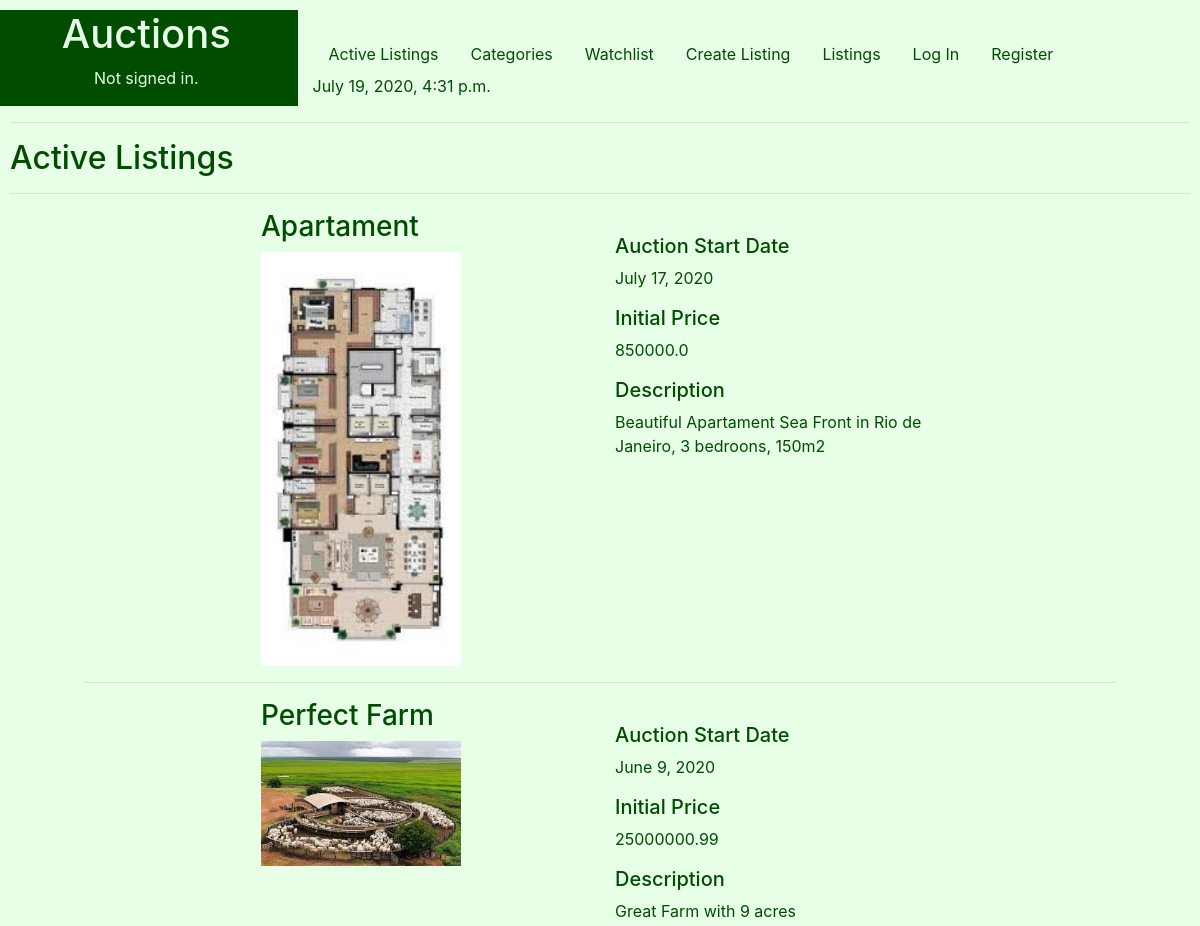
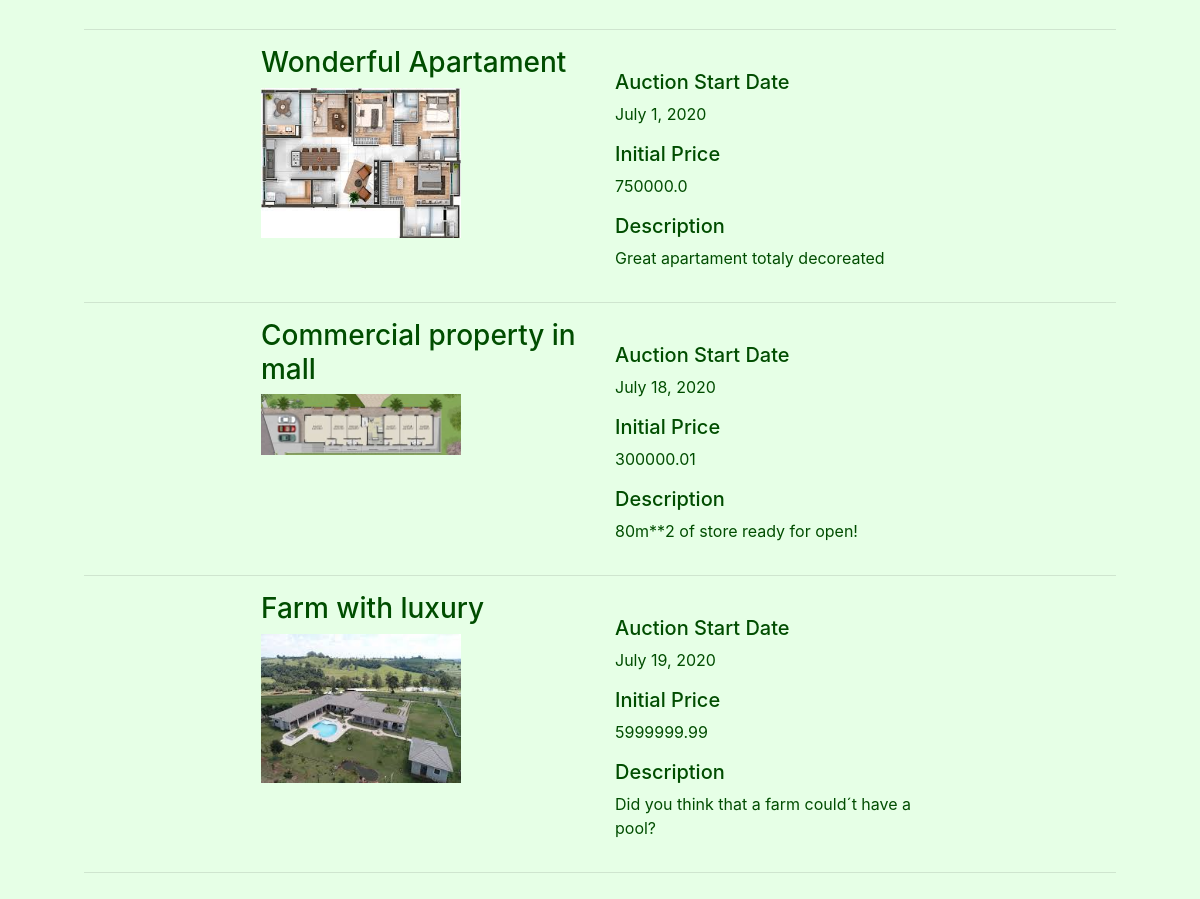
The page / on the database its author committed (2 pictures, top to bottom).
### auctions/models.py (models this page shows, shortened)
class Listings(models.Model):
    STATUS = (
        ('A', 'Active'),
        ('B', 'To Begin'),
        ('C', 'Closed'),
        ('S', 'Sold'),
    )
    Ltitle = models.CharField(help_text="Choose a title for your listing",max_length=50)
    Ccode=models.IntegerField(help_text="Categories Ex: 1-Apartament,2-Commercial,3-Farm, 4-House ") #foreign key from PropTypes
    Ldescription = models.CharField(max_length=250)
    Lprice = models.FloatField(help_text="starting bid Just USD") #initial price
    Ldatestart = models.DateField(help_text="Please use the following format: <em>YYYY-MM-DD</em>. for the auction start")
    Lduration = models.IntegerField(help_text="Duration expressed in days" )
    Luser = models.CharField(max_length=25)
    Limage= models.ImageField(upload_to="images", blank=True) #Name of the picture saved on static folder
    Lstatus = models.CharField(max_length=1, choices=STATUS )

### auctions/views.py (the view)
# urls.py: path("", views.index, name="index"),
def index(request):
    d = datetime.datetime.now()
    context={
            "d" : d,
            "ActiveListings": Listings.objects.all(),
    }
    return render(request, "auctions/index.html", context)

### auctions/templates/auctions/index.html (shortened to what this page needs)
{% extends "auctions/layout.html" %}
{% block body %}
  <h2>Active Listings</h2>
    <hr>
    <div class="form-group">
      	<form >
            {% if ActiveListings|length > 0 %}
                {% for Active in ActiveListings %}
                    {%if Active.Lstatus == "A"%}
                        <div class="container" style="border:#004d00; width:90%">
                            <div class="row"  width="1700px">
                                <div class="col-lg-2">
                                </div>
                                <div class="col-lg-4">
                                    <h3>{{ Active.Ltitle }}</h3>
    		                            <img src=" {{Active.Limage.url}} "  width="200">
                                    <br>
                                </div>
                                <div class="col-lg-4">
                                  <br>
                                  <h5>Auction Start Date  </h5>
                                  <p>{{ Active.Ldatestart }}</p>
                                  <h5>Initial Price </h5>
                                  <p> {{ Active.Lprice }}</p>
                       	          <h5>Description</h5>
    					        	          <p>{{ Active.Ldescription }}</p>
                                </div>
                                <div class="col-lg-2">
                                </div>
                            </div>
                            <hr>
                        </div>
                        {%endif%}
    				        {% endfor %}
                </div>
            {% else %}
    	         	<div class="form-group">
    		          	<output>No matches found</output>
    	        	</div>
    	{% endif %}
{% endblock %}

### auctions/static/auctions/styles.css (style rules this page uses)
body { padding: 10px; }

### auctions/templates/auctions/layout.html (style rules this page uses)
body { background-color:#e6ffe6 ; color: #004d00; }

### rows shown on the page
Listings: Ltitle "Apartament", Limage (picture), Ldatestart "July 17, 2020", Lprice "850000.0", Ldescription "Beautiful Apartament Sea Front in Rio de Janeiro, 3 bedroons, 150m2"
Listings: Ltitle "Perfect Farm", Limage (picture), Ldatestart "June 9, 2020", Lprice "25000000.99", Ldescription "Great Farm with 9 acres"
Listings: Ltitle "Wonderful Apartament", Limage (picture), Ldatestart "July 1, 2020", Lprice "750000.0", Ldescription "Great apartament totaly decoreated"
Listings: Ltitle "Commercial property in mall", Limage (picture), Ldatestart "July 18, 2020", Lprice "300000.01", Ldescription "80m**2 of store ready for open!"
Listings: Ltitle "Farm with luxury", Limage (picture), Ldatestart "July 19, 2020", Lprice "5999999.99", Ldescription "Did you think that a farm could´t have a pool?"
